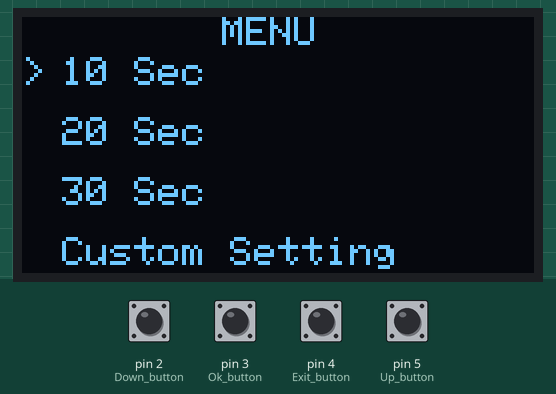
This sketch was run on a simulated Arduino Uno, built with avr-gcc and run on an emulated ATmega328P. On the bench: 128×64 one-colour display. The test bench sets the inputs (shaded band); at power-on: pin 2 (Down_button), pin 3 (Ok_button), pin 4 (Exit_button), pin 5 (Up_button) HIGH.

Above: at 3.2 s.
3.3 s: pin 3 (Ok_button) pulled LOW for 0.15 s
At 4.1 s:
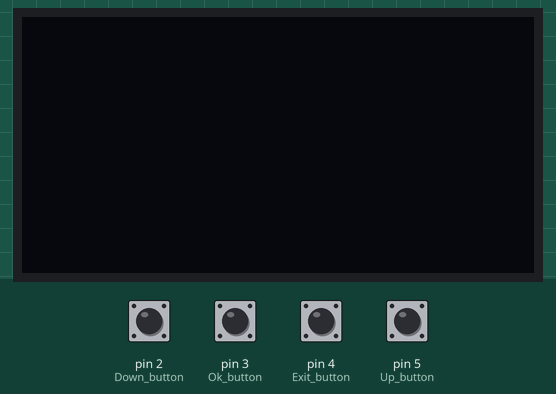
6.4 s: pin 4 (Exit_button) pulled LOW for 1 s
At 7.3 s:
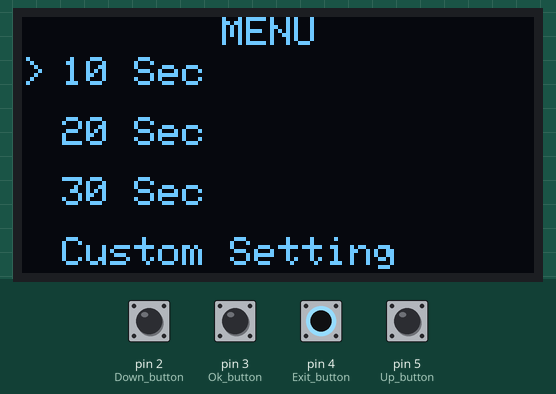
8.9 s: pin 2 (Down_button) pulled LOW for 1 s
At 11.1 s:
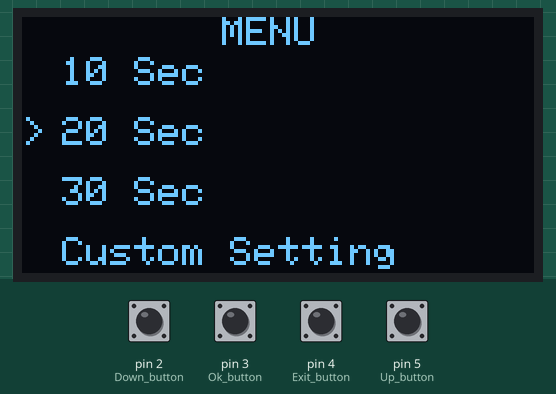
11.4 s: pin 3 (Ok_button) pulled LOW for 1 s
At 13.2 s:
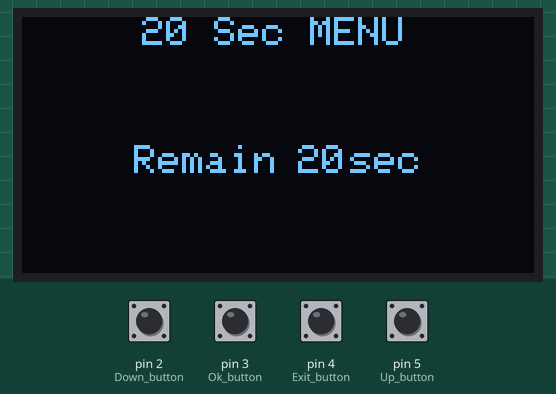
Timing chart, 0 to 14.7 s (numbered marks = the images above; inputs shaded):
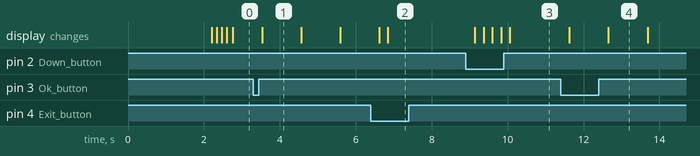

The sketch:

OLED_MENU_complete_.ino
```cpp
#include <Wire.h>
#include <Adafruit_GFX.h>
#include <Adafruit_SSD1306.h>

#define SCREEN_WIDTH 128 // OLED display width, in pixels
#define SCREEN_HEIGHT 64 // OLED display height, in pixels

Adafruit_SSD1306 display(SCREEN_WIDTH, SCREEN_HEIGHT, &Wire, -1);
/* OLED Arduino pin Setting
 * SDA = A4
 * SCL = A5
 * VCC = 5V
 * GND = GND

 * AND Button 2,3,4,5
*/

int SetCursor = 10; int CursorCount = 0; //커서 위치
int page = 0; //페이지 번호

int CustomNum = 0; // 커스텀세팅 시간 설정

// 버튼 핀 설정
int Down_button = 2;
int Ok_button = 3;
int Exit_button = 4;
int Up_button = 5;

void setup() {
  Serial.begin(115200);

  if(!display.begin(SSD1306_SWITCHCAPVCC, 0x3C)) {
    Serial.println(F("SSD1306 allocation failed"));
    for(;;);
  }
  delay(2000);
  display.clearDisplay();
  display.setTextColor(WHITE);

 pinMode(Down_button, INPUT_PULLUP);
 pinMode(Ok_button, INPUT_PULLUP);
 pinMode(Exit_button, INPUT_PULLUP);
 pinMode(Up_button, INPUT_PULLUP);

}//setup
///////////Button/////////////////////////////////
/// 페이지 커서 초기화 함수 ///
void ClearCount(){
   CursorCount = 0;
   SetCursor = 10;
}

/// 다운 버튼 ///
void Down(){
    SetCursor+=15;
    CursorCount+=1; // 메뉴 번호 카운트

    delay(200);
    if(CursorCount == 4){
      CursorCount = 0; SetCursor = 10;
      }
}

/// 업 버튼 ///
void Up(){
    SetCursor-=15;
    CursorCount-=1; // 메뉴 번호 카운트
    if(CursorCount == -1){
      CursorCount = 3; SetCursor = 55;
    }
   delay(200);
}
/// OK 버튼 ///
void Ok(){
   if(CursorCount == 0 && page == 1){ ClearCount(); page+=1; delay(200); }
   if(CursorCount == 1 && page == 1){ ClearCount(); page+=2; delay(200); }
   if(CursorCount == 2 && page == 1){ ClearCount(); page+=3; delay(200); }
   if(CursorCount == 3 && page == 1){ ClearCount(); page+=4; delay(200); }
}
/// 나가기 버튼 ///
void Exit_1(){
   if(page <= 2){
   page=1;
   ClearCount();
   delay(200); }
}


//////////////////////////////////////////////////
void loop(){

//clear display
  display.display();
  display.clearDisplay();

//display Loading time
  display.setTextSize(1);
  display.setCursor(28,32);


 if(digitalRead(Down_button) == LOW){Down();}
 if(digitalRead(Up_button) == LOW){Up();}
 if(digitalRead(Ok_button) == LOW){Ok();}
 if(digitalRead(Exit_button) == LOW){Exit_1();}
/////////////////////////////////////////////////

//Loading page///////////////////
 if(page == 0){
  for(int i = 5; i>0; i--){
      display.display();
      display.clearDisplay();
      display.setCursor(28,32);
      display.print("Loading   sec");
      display.setCursor(76,32);
      display.print(i);
      delay(100);
     }
  page++;
 }

//main page//////////////////////////
 if(page == 1){
    //display.display();
    //display.clearDisplay();
    display.setCursor(50,0);
    display.print("MENU");

    display.setCursor(10,10);
    display.print("10 Sec");

    display.setCursor(10,25);
    display.print("20 Sec");

    display.setCursor(10,40);
    display.print("30 Sec");

    display.setCursor(10,55);
    display.print("Custom Setting");

    display.setCursor(0,SetCursor);
    display.print(">");
  }

//10 sec//////////////////////////
  if(page == 2){
    //display.display();
    //display.clearDisplay();
  for(int i = 10; i>0; i--){
    display.display();
    display.clearDisplay();
    display.setCursor(30,0);
    display.print("10 Sec MENU");

    display.setCursor(28,32);
    display.print("Remain   sec");
    display.setCursor(69,32);
    display.print(i);
    delay(1000);
      if(digitalRead(Exit_button) == LOW){ClearCount();break;}
     }
    page = 1;
  }

//20 sec//////////////////////////
  if(page == 3){
    //display.display();
    //display.clearDisplay();
  for(int i = 20; i>0; i--){
    display.display();
    display.clearDisplay();
    display.setCursor(30,0);
    display.print("20 Sec MENU");

    display.setCursor(28,32);
    display.print("Remain   sec");
    display.setCursor(69,32);
    display.print(i);
    delay(1000);
      if(digitalRead(Exit_button) == LOW){ClearCount();break;}
     }
    page = 1;
  }

//30 sec//////////////////////////
  if(page == 4){
    //display.display();
    //display.clearDisplay();
  for(int i = 30; i>0; i--){
    display.display();
    display.clearDisplay();
    display.setCursor(30,0);
    display.print("30 Sec MENU");

    display.setCursor(28,32);
    display.print("Remain   sec");
    display.setCursor(69,32);
    display.print(i);
    delay(1000);
      if(digitalRead(Exit_button) == LOW){ClearCount();break;}
     }
    page = 1;
  }

//custom page/////////////////////
 if(page == 5){
    //display.display();
    //display.clearDisplay();
  display.setCursor(30,0);
  display.print("Custom time");
  display.setCursor(10,10);
  display.print("1 Sec +");

  display.setCursor(75,10);
  display.print("Remain");

  display.setCursor(10,25);
  display.print("5 Sec +");

  display.setCursor(10,40);
  display.print("10 Sec +");

  display.setCursor(10,55);
  display.print("Start");

  display.setCursor(89,25);
  display.print(CustomNum);

  display.setCursor(0,SetCursor);
  display.print(">");
   if(digitalRead(Ok_button) == LOW && CursorCount == 0 ){CustomNum+=1; delay(200);}
   if(digitalRead(Ok_button) == LOW && CursorCount == 1 ){CustomNum+=5; delay(200);}
   if(digitalRead(Ok_button) == LOW && CursorCount == 2 ){CustomNum+=10; delay(200);}
   if(digitalRead(Ok_button) == LOW && CursorCount == 3 ){page = 6; delay(200);}
   if(digitalRead(Exit_button) == LOW){Exit_1();
     ClearCount();
     CustomNum = 0;
     page = 1;
     }

  }
//custom time page/////////////////////
 if(page == 6){
    //display.display();
    //display.clearDisplay();
  for(CustomNum; CustomNum>0; CustomNum--){
    display.display();
    display.clearDisplay();
    display.setCursor(30,0);
    display.print("Custom MENU");

    display.setCursor(28,32);
    display.print("Remain    sec");
    display.setCursor(69,32);
    display.print(CustomNum);
    delay(1000);
      if(digitalRead(Exit_button) == LOW){ClearCount();break;}
     }
    ClearCount();
    CustomNum = 0;
    page = 1;
  }

}//loop
```

Measured:
- after the input at 3.3 s, the display: changes after 0.23 s (image 1)
- after the input at 6.4 s, the display: first differs from a run without the input after 0.45 s (image 2)
- after the input at 8.9 s, the display: changes after 0.24 s (image 3)
- after the input at 11.4 s, the display: first changes after 0.23 s (image 4 shows a later state)
- what the display in image 1 shows lasts 1.1 s, from 3.5 s to 4.6 s
